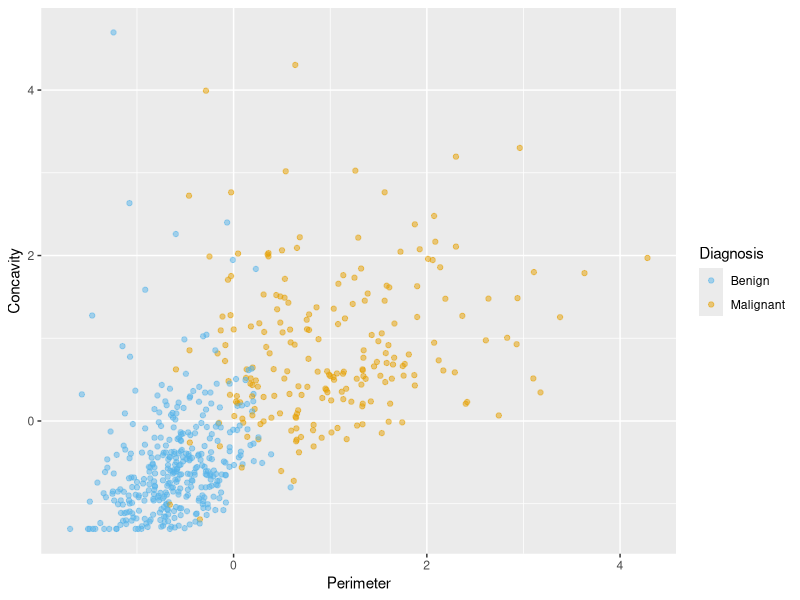

The R script that drew this image:
## ---- chunk 1
knitr::opts_chunk$set(echo = TRUE)
## ---- chunk 2
# load libraries
library(tidyverse)
library(caret)

#load data
cancer <- read_csv("data/clean-wdbc.data.csv")

# colour palette
cbPalette <- c("#56B4E9", "#E69F00","#009E73", "#F0E442", "#0072B2", "#D55E00", "#CC79A7", "#999999") 

# create scatter plot of tumour cell concavity versus perimeter, 
# labelling the points be diagnosis class
perim_concav <- cancer %>%  
  ggplot(aes(x = Perimeter, y = Concavity, color = Class)) + 
    geom_point(alpha = 0.5) +
    labs(color = "Diagnosis") + 
    scale_color_manual(labels = c("Benign", "Malignant"), values = cbPalette)
perim_concav
